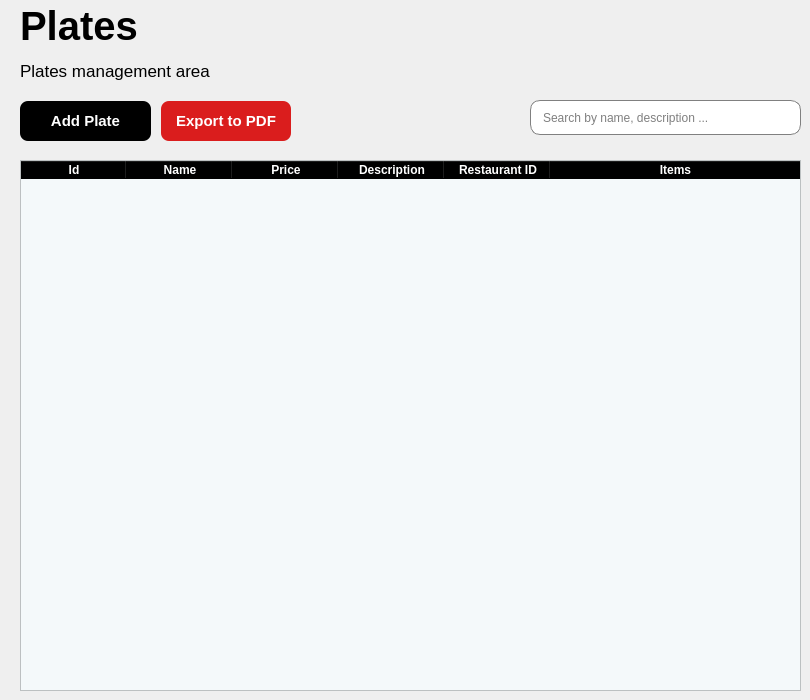
     <widget class="QWidget" name="page_platos">
      <widget class="QTableWidget" name="tabla_plates">
       <property name="geometry">
        <rect>
         <x>20</x>
         <y>160</y>
         <width>781</width>
         <height>531</height>
        </rect>
       </property>
       <property name="styleSheet">
        <string notr="true">QHeaderView::section{
	font-weight: bold;
	background-color: black;
	color: white;
}

QTableWidget{
	alternate-background-color: #B0EDFB;
	background-color: #F4F9FA;
}</string>
       </property>
       <property name="alternatingRowColors">
        <bool>true</bool>
       </property>
       <property name="textElideMode">
        <enum>Qt::TextElideMode::ElideMiddle</enum>
       </property>
       <property name="columnCount">
        <number>6</number>
       </property>
       <attribute name="horizontalHeaderVisible">
        <bool>true</bool>
       </attribute>
       <attribute name="horizontalHeaderCascadingSectionResizes">
        <bool>false</bool>
       </attribute>
       <attribute name="horizontalHeaderDefaultSectionSize">
        <number>106</number>
       </attribute>
       <attribute name="horizontalHeaderShowSortIndicator" stdset="0">
        <bool>false</bool>
       </attribute>
       <attribute name="horizontalHeaderStretchLastSection">
        <bool>true</bool>
       </attribute>
       <attribute name="verticalHeaderVisible">
        <bool>false</bool>
       </attribute>
       <attribute name="verticalHeaderCascadingSectionResizes">
        <bool>false</bool>
       </attribute>
       <attribute name="verticalHeaderStretchLastSection">
        <bool>false</bool>
       </attribute>
       <column>
        <property name="text">
         <string>Id</string>
        </property>
       </column>
       <column>
        <property name="text">
         <string>Name</string>
        </property>
       </column>
       <column>
        <property name="text">
         <string>Price</string>
        </property>
       </column>
       <column>
        <property name="text">
         <string>Description</string>
        </property>
       </column>
       <column>
        <property name="text">
         <string>Restaurant ID</string>
        </property>
       </column>
       <column>
        <property name="text">
         <string>Items</string>
        </property>
       </column>
      </widget>
      <widget class="QLineEdit" name="lineEdit_searchByNameDescription">
       <property name="geometry">
        <rect>
         <x>530</x>
         <y>100</y>
         <width>271</width>
         <height>35</height>
        </rect>
       </property>
       <property name="minimumSize">
        <size>
         <width>0</width>
         <height>35</height>
        </size>
       </property>
       <property name="maximumSize">
        <size>
         <width>16777215</width>
         <height>35</height>
        </size>
       </property>
       <property name="styleSheet">
        <string notr="true">QLineEdit{
	padding-left: 10px;
	border: 1px solid gray;
	border-radius: 10px;
}
</string>
       </property>
       <property name="placeholderText">
        <string>Search by name, description ...</string>
       </property>
      </widget>
      <widget class="QLabel" name="plates_tittle">
       <property name="geometry">
        <rect>
         <x>20</x>
         <y>0</y>
         <width>241</width>
         <height>51</height>
        </rect>
       </property>
       <property name="font">
        <font>
         <pointsize>30</pointsize>
         <bold>true</bold>
        </font>
       </property>
       <property name="text">
        <string>Plates</string>
       </property>
      </widget>
      <widget class="QWidget" name="layoutWidget_3">
       <property name="geometry">
        <rect>
         <x>20</x>
         <y>100</y>
         <width>271</width>
         <height>42</height>
        </rect>
       </property>
       <layout class="QHBoxLayout" name="horizontalLayout_7">
        <property name="spacing">
         <number>10</number>
        </property>
        <item>
         <widget class="QPushButton" name="btn_addPlate">
          <property name="minimumSize">
           <size>
            <width>0</width>
            <height>40</height>
           </size>
          </property>
          <property name="styleSheet">
           <string notr="true">QPushButton{
	
	background-color: rgb(0, 0, 0);
	color: white;
	border: none;
	border-radius: 8px;
	font-weight: bold;
	font-size: 15px
}

QPushButton:hover {
    background-color: rgb(50, 50, 50);
    cursor: pointer; 
}</string>
          </property>
          <property name="text">
           <string>Add Plate</string>
          </property>
         </widget>
        </item>
        <item>
         <widget class="QPushButton" name="btn_exportToPDF_2">
          <property name="minimumSize">
           <size>
            <width>0</width>
            <height>40</height>
           </size>
          </property>
          <property name="styleSheet">
           <string notr="true">QPushButton{
	
	background-color: rgb(218, 29, 29);
	color: white;
	border: none;
	border-radius: 8px;
	font-weight: bold;
	font-size: 15px;
}

QPushButton:hover {
    background-color: rgb(255, 56, 56); 
    cursor: pointer; 
}</string>
          </property>
          <property name="text">
           <string>Export to PDF</string>
          </property>
         </widget>
        </item>
       </layout>
      </widget>
      <widget class="QLabel" name="plates_management">
       <property name="geometry">
        <rect>
         <x>20</x>
         <y>50</y>
         <width>261</width>
         <height>41</height>
        </rect>
       </property>
       <property name="font">
        <font>
         <pointsize>13</pointsize>
        </font>
       </property>
       <property name="text">
        <string>Plates management area</string>
       </property>
      </widget>
     </widget>
